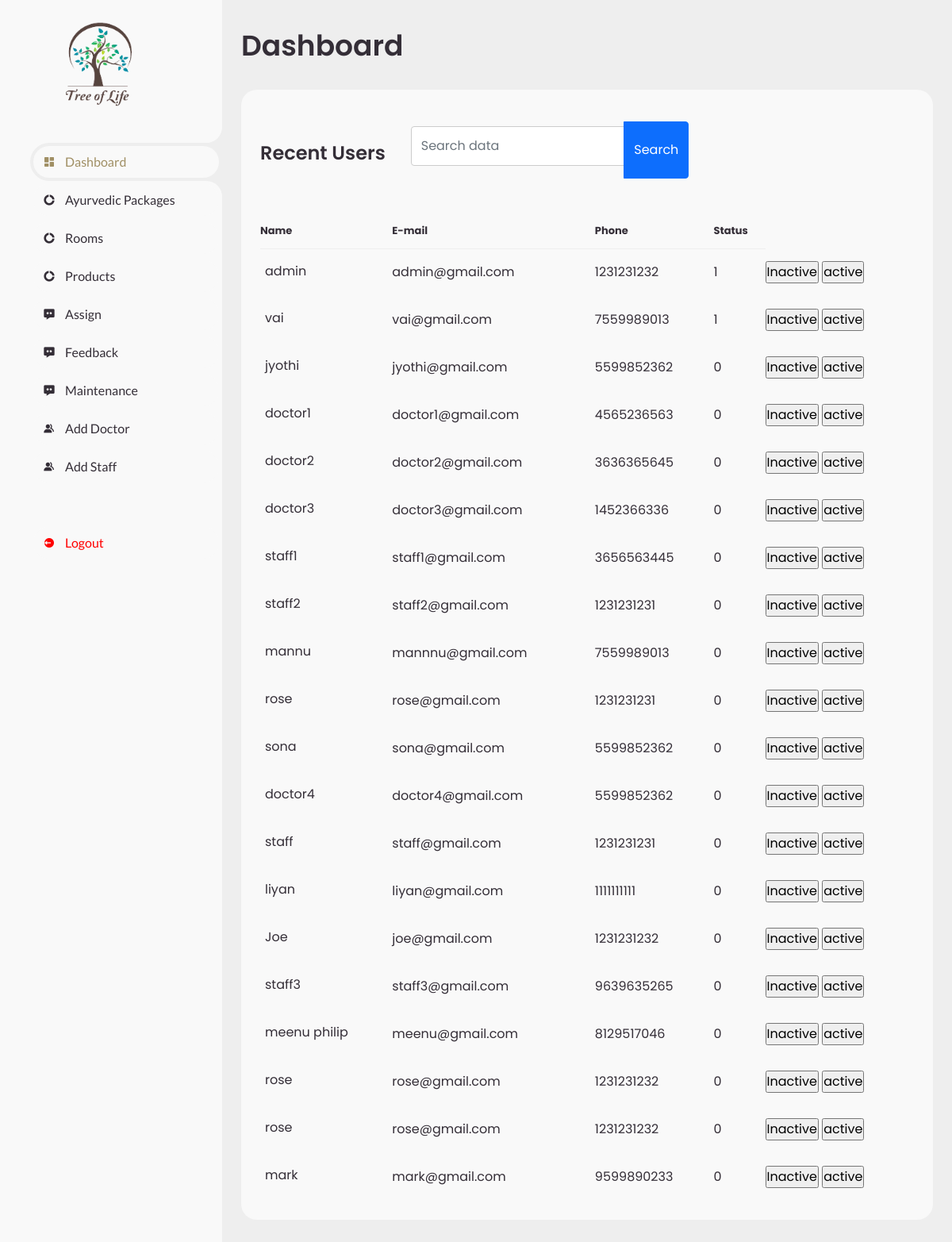
The app's page /admin.php with its own data.
### tables this page shows
CREATE TABLE `tbl_register` (
  `reg_id` int(11) NOT NULL,
  `reg_name` varchar(15) NOT NULL,
  `reg_email` varchar(50) NOT NULL,
  `reg_phone` varchar(12) NOT NULL,
  `password` varchar(100) NOT NULL,
  `status` int(10) NOT NULL
);

### admin.php (the view, shortened to what this page needs)
<!DOCTYPE html>
<html lang="en">
	<head>
		<link href='https://unpkg.com/boxicons@2.0.9/css/boxicons.min.css' rel='stylesheet'>
		<link href="https://cdn.jsdelivr.net/npm/bootstrap@5.0.0-beta1/dist/css/bootstrap.min.css" rel="stylesheet">
		<link rel="stylesheet" href="css/dashboard.css">
	</head>
	<body>
		<section id="sidebar">
			<a href="#" class="brand">
				<br><br>
				<img src="images/logo.png"  height="200" width="250"  align="left">
			</a>
			<ul class="side-menu top">
				<li class="active">
					<a href="admin.php">
						<i class='bx bxs-dashboard' ></i>
						<span class="text">Dashboard</span>
					</a>
				</li>
				<li>
					<a href="treatment.php">
						<i class='bx bxs-doughnut-chart' ></i>
						<span class="text">Ayurvedic Packages</span>
					</a>
				</li>
				<li>
					<a href="rooms.php">
						<i class='bx bxs-doughnut-chart' ></i>
						<span class="text">Rooms</span>
					</a>
				</li>
				<li>
					<a href="store.php">
						<i class='bx bxs-doughnut-chart' ></i>
						<span class="text">Products</span>
					</a>
				</li>
                <li>
					<a href="assign.php">
						<i class='bx bxs-message-dots' ></i>
						<span class="text">Assign</span>
					</a>
				</li>
                <li>
					<a href="viewfeedback.php">
						<i class='bx bxs-message-dots' ></i>
						<span class="text">Feedback</span>
					</a>
				</li>
                <li>
					<a href="viewmaintenance.php">
						<i class='bx bxs-message-dots' ></i>
						<span class="text">Maintenance</span>
					</a>
				</li>
				<li>
					<a href="adddoctor.php">
						<i class='bx bxs-group' ></i>
						<span class="text">Add Doctor</span>
					</a>
				</li>
                <li>
					<a href="addstaff.php">
						<i class='bx bxs-group' ></i>
						<span class="text">Add Staff</span>
					</a>
				</li>
			</ul>
			<ul class="side-menu">
				<li>
					<a href="login.php" class="logout">
						<i class='bx bxs-log-out-circle' ></i>
						<span class="text">Logout</span>
					</a>
				</li>
			</ul>
		</section>
		<section id="content">
			<main>
				<div class="head-title">
					<div class="left">
						<h1>Dashboard</h1>
					</div>
				</div>
				<div class="table-data">
					<div class="order">
						<div class="head">
							<h3>Recent Users</h3>
							<div class="card-body">
                        <div class="row">
                            <div class="col-md-7">
                                <form action="search.php" method="POST">
                                    <div class="input-group mb-3">
                                        <input type="text" name="search" required value="<?php if(isset($_GET['search'])){echo $_GET['search']; } ?>" class="form-control" placeholder="Search data">
                                        <button type="submit" class="btn btn-primary">Search</button>
                                    </div>
                                </form>
                            </div>
                        </div>
                    </div>
						</div>
						<table>
							<thead>
								<tr>
									<th>Name</th>
									<th>E-mail</th>
									<th>Phone</th>
									<th>Status</th>
								</tr>
							</thead>
							<tbody>
							<?php
		  					include('dbconnect.php');
		 					$query="SELECT * FROM tbl_register";
							$data = mysqli_query($con,$query);
							while($res=mysqli_fetch_assoc($data))
							{
							?>
							<tr>
								<td><?php echo $res['reg_name'];?></td>
								<td><?php echo $res['reg_email'];?></td>
								<td><?php echo $res['reg_phone'];?></td>
								<td><?php echo $res['status'];?></td>
								<td><a href="inactive.php?aa=<?php echo $res['reg_id'];?>"><input type="button" value="Inactive">
  <a href="active.php?bb=<?php echo $res['reg_id'];?>"><input type="button" value="active"></td>
							</tr>
							<?php
							}
							?>
						   	</tbody>
					    </table>
					</div>
				</div>
			</main>
		</section>
	</body>
</html>

### css/dashboard.css (style rules this page uses)
* { margin: 0; padding: 0; box-sizing: border-box; }
a { text-decoration: none; }
li { list-style: none; }
:root { --poppins: 'Poppins', sans-serif; --lato: 'Lato', sans-serif; --light: #F9F9F9; --blue: hsl(43, 24%, 51%); --grey: #eee; --dark-grey: #AAAAAA; --dark: #342E37; --red: #ff0000; --yellow: #9f8e64; --orange: #9f8e64; }
html { overflow-x: hidden; }
body { background: var(--grey); overflow-x: hidden; }
input[type=text], input[type=email], input[type=password], select, textarea { width: 100%; padding: 12px; border: 1px solid #ccc; border-radius: 4px; box-sizing: border-box; margin-top: 6px; margin-bottom: 16px; resize: vertical; }
#sidebar { position: fixed; top: 0; left: 0; width: 280px; height: 100%; background: var(--light); z-index: 2000; font-family: var(--lato); transition: .3s ease; overflow-x: hidden; scrollbar-width: none; }
#sidebar .brand { font-size: 24px; font-weight: 700; height: 56px; display: flex; align-items: center; color: var(--blue); margin-top: 20%; top: 0; left: 0; background: var(--light); z-index: 500; padding-bottom: 20px; box-sizing: content-box; }
#sidebar .side-menu { width: 100%; margin-top: 48px; }
#sidebar .side-menu li { height: 48px; background: transparent; margin-left: 6px; border-radius: 48px 0 0 48px; padding: 4px; }
#sidebar .side-menu li.active { background: var(--grey); position: relative; }
#sidebar .side-menu li.active::before { content: ''; position: absolute; width: 40px; height: 40px; border-radius: 50%; top: -40px; right: 0; box-shadow: 20px 20px 0 var(--grey); z-index: -1; }
#sidebar .side-menu li.active::after { content: ''; position: absolute; width: 40px; height: 40px; border-radius: 50%; bottom: -40px; right: 0; box-shadow: 20px -20px 0 var(--grey); z-index: -1; }
#sidebar .side-menu li a { width: 100%; height: 100%; background: var(--light); display: flex; align-items: center; border-radius: 48px; font-size: 16px; color: var(--dark); white-space: nowrap; overflow-x: hidden; }
#sidebar .side-menu.top li.active a { color: var(--blue); }
#sidebar .side-menu li a.logout { color: var(--red); }
#sidebar .side-menu li a .bx { min-width: calc(60px - ((4px + 6px) * 2)); display: flex; justify-content: center; }
#content { position: relative; width: calc(100% - 280px); left: 280px; transition: .3s ease; }
#content main { width: 100%; padding: 36px 24px; font-family: var(--poppins); max-height: calc(100vh - 56px); overflow-y: auto; }
#content main .head-title { display: flex; align-items: center; justify-content: space-between; grid-gap: 16px; flex-wrap: wrap; }
#content main .head-title .left h1 { font-size: 36px; font-weight: 600; margin-bottom: 10px; color: var(--dark); }
#content main .table-data { display: flex; flex-wrap: wrap; grid-gap: 24px; margin-top: 24px; width: 100%; color: var(--dark); }
#content main .table-data > div { border-radius: 20px; background: var(--light); padding: 24px; overflow-x: auto; }
#content main .table-data .head { display: flex; align-items: center; grid-gap: 16px; margin-bottom: 24px; }
#content main .table-data .head h3 { margin-right: auto; font-size: 24px; font-weight: 600; }
#content main .table-data .order { flex-grow: 1; flex-basis: 500px; }
#content main .table-data .order table { width: 100%; border-collapse: collapse; }
#content main .table-data .order table th { padding-bottom: 12px; font-size: 13px; text-align: left; border-bottom: 1px solid var(--grey); }
#content main .table-data .order table td { padding: 16px 0; }
#content main .table-data .order table tr td:first-child { display: flex; align-items: center; grid-gap: 12px; padding-left: 6px; }

### records on screen
tbl_register: reg_name "admin", reg_email "admin@gmail.com", reg_phone "1231231232", status "1"
tbl_register: reg_name "vai", reg_email "vai@gmail.com", reg_phone "7559989013", status "1"
tbl_register: reg_name "jyothi", reg_email "jyothi@gmail.com", reg_phone "5599852362", status "0"
tbl_register: reg_name "doctor1", reg_email "doctor1@gmail.com", reg_phone "4565236563", status "0"
tbl_register: reg_name "doctor2", reg_email "doctor2@gmail.com", reg_phone "3636365645", status "0"
tbl_register: reg_name "doctor3", reg_email "doctor3@gmail.com", reg_phone "1452366336", status "0"
tbl_register: reg_name "staff1", reg_email "staff1@gmail.com", reg_phone "3656563445", status "0"
tbl_register: reg_name "staff2", reg_email "staff2@gmail.com", reg_phone "1231231231", status "0"
tbl_register: reg_name "mannu", reg_email "mannnu@gmail.com", reg_phone "7559989013", status "0"
tbl_register: reg_name "rose", reg_email "rose@gmail.com", reg_phone "1231231231", status "0"
tbl_register: reg_name "sona", reg_email "sona@gmail.com", reg_phone "5599852362", status "0"
tbl_register: reg_name "doctor4", reg_email "doctor4@gmail.com", reg_phone "5599852362", status "0"
tbl_register: reg_name "staff", reg_email "staff@gmail.com", reg_phone "1231231231", status "0"
tbl_register: reg_name "liyan", reg_email "liyan@gmail.com", reg_phone "1111111111", status "0"
tbl_register: reg_name "Joe", reg_email "joe@gmail.com", reg_phone "1231231232", status "0"
tbl_register: reg_name "staff3", reg_email "staff3@gmail.com", reg_phone "9639635265", status "0"
tbl_register: reg_name "meenu philip", reg_email "meenu@gmail.com", reg_phone "8129517046", status "0"
tbl_register: reg_name "rose", reg_email "rose@gmail.com", reg_phone "1231231232", status "0"
tbl_register: reg_name "rose", reg_email "rose@gmail.com", reg_phone "1231231232", status "0"
tbl_register: reg_name "mark", reg_email "mark@gmail.com", reg_phone "9599890233", status "0"
